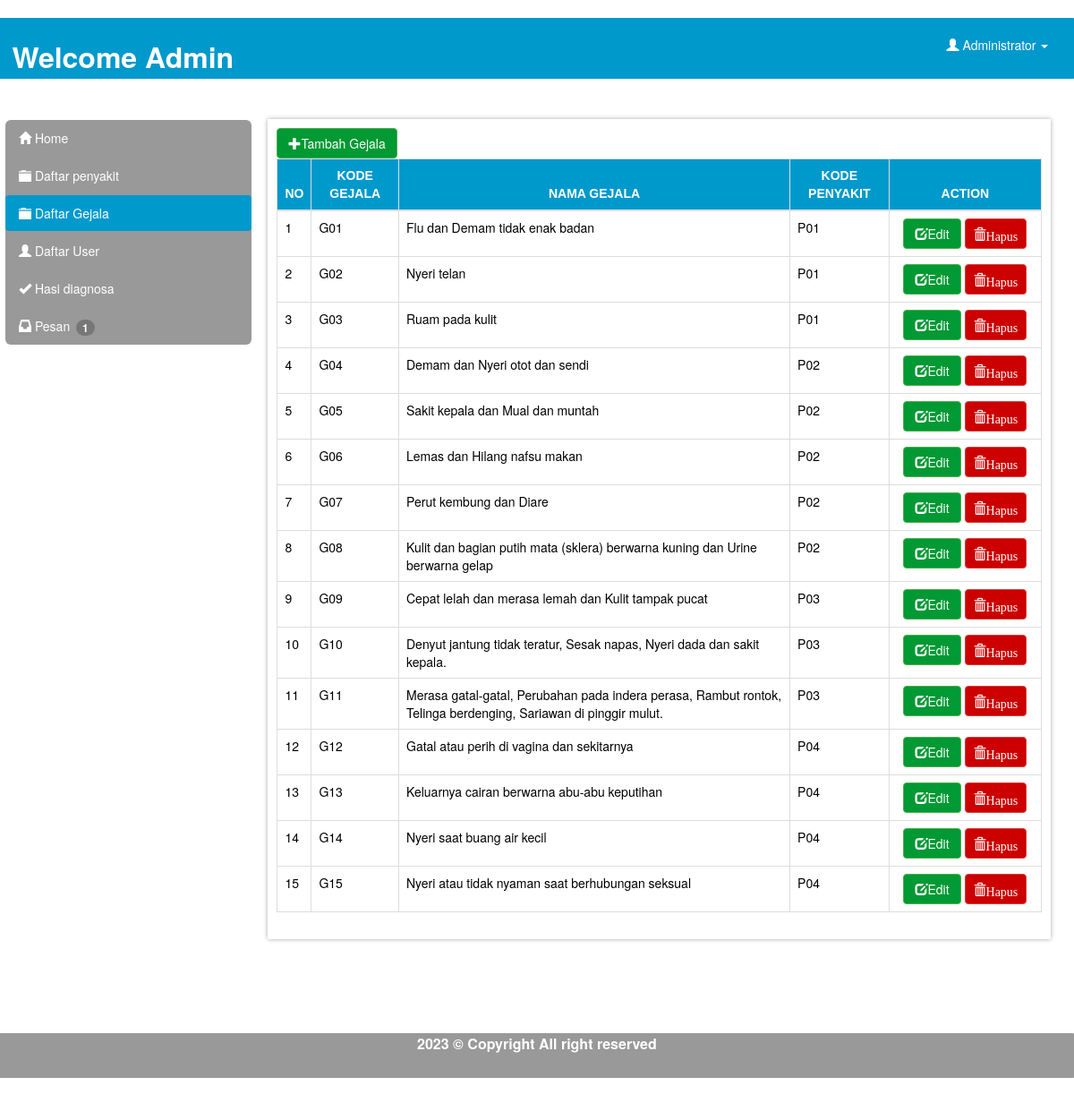
The app's page /Control/index.php?r=gejala (signed in) with its own data.
### tables this page shows
CREATE TABLE `gejala` (
  `id_gejala` int(11) NOT NULL,
  `kd_gejala` varchar(5) NOT NULL,
  `kd_penyakit` varchar(5) NOT NULL,
  `nama_gejala` text NOT NULL
);

### Control/modules/gejala/gejala.php (the view, shortened to what this page needs)
<div >
<button data-toggle="modal" data-target="#myModal" class="btn btn-success"><span class="glyphicon glyphicon-plus"></span>Tambah Gejala</button>
</div>
<div class="table-responsive">
<table class="table table-hover table-sm table-bordered" >
<thead  >
<tr id="thpo">
  <th width='3%' class="text-center" >NO</th>
  <th class="text-center">KODE GEJALA</th>
  <th class="text-center">NAMA GEJALA</th>
  <th class="text-center">KODE PENYAKIT</th>
  <th width='20%' class="text-center">ACTION</th>
 </tr>
 </thead>
 <tbody class="">
 <?php
$sqlg = mysql_query("select * from gejala order by id_gejala asc");
$no = 1;
while($rg = mysql_fetch_array($sqlg)){
  echo "<tr>
    <td >$no</td>
    <td >$rg[kd_gejala]</td>
    <td>$rg[nama_gejala]</td>
    <td>$rg[kd_penyakit]</td>
    <td align='center'>
    <a href='javascript:showModalG(\"$rg[id_gejala]\", \"$rg[kd_gejala]\",\"$rg[nama_gejala]\", \"$rg[kd_penyakit]\" )' class='btn btn-success' > <span class='glyphicon glyphicon-edit'></span>Edit</a>
    <a href='?r=gejaladel&idg=$rg[id_gejala]'class='btn btn-danger'>  <span class='glyphicon glyphicon-trash'>Hapus</a>
  </td>
  </tr>";
  $no++;
}
?>
</tbody>
 </table> </div>
 </div>
 </div>

### Control/index.php (shortened to what this page needs)
<!DOCTYPE html PUBLIC "-//W3C//DTD XHTML 1.0 Transitional//EN" "http://www.w3.org/TR/xhtml1/DTD/xhtml1-transitional.dtd">
<html xmlns="http://www.w3.org/1999/xhtml">
<head>
<link href="css/bootstrap.min.css" rel="stylesheet"/>
<link href="style.css" rel="stylesheet" type="text/css"/>
</head>
<?php
if(!empty($_SESSION["useradm"]) and !empty($_SESSION["passadm"])){
?>
<body>
<div class="grid">
	<div class="dh12">
					<?php include "header.php";?>
	</div>
		<div class="grid">
			<div class="dh3" >
					<?php include "menuadmin.php" ?>
			<div >
					<div class="dh12">
						<?php include "footer.php";?>
					</div>
			 </div>
</body>
<?php
}else{
  include "login.php";
}
?>
</html>

### Control/header.php (shortened to what this page needs)
<div class="row">
<nav class="navbar navbar-light" style="background-color: #09c;">
 <div class="collapse navbar-collapse">
  <ul class="nav navbar-nav navbar-left" id=""><br>
    <font size="6"  color="white"><b></i>Welcome Admin</b></font>
  </ul>
     <ul class="nav navbar-nav navbar-right">
      <li class="dropdown" id="dropdownpo" >
			<a href="#" id="poadminkananatas" class="dropdown-toggle" data-toggle="dropdown"><i class="glyphicon glyphicon-user" ></i> Administrator <strong class="caret"></strong></a>
	  </li>
    </ul>
 </div>
</nav>
</div>

### Control/menuadmin.php (shortened to what this page needs)
<?php include "koneksi.php";
$sqlc=mysql_query("Select * from pesanm where status='notyet'");
$rc = mysql_num_rows($sqlc);
 ?>
  <ul class="nav nav-stacked nav-pills " id="navpo">
    <li class="nav-item <?php echo $_GET['r'] == 'home' ? 'active' : '' ?>">
     <a class="nav-link" href="?r=home"><i class="glyphicon glyphicon-home"></i>  Home</a> </li>
    <li class="nav-item <?php echo $_GET['r'] == 'penyakit' ? 'active' : '' ?>">
     <a class="nav-link" href="?r=penyakit"><i class="glyphicon glyphicon-folder-close"></i>      Daftar penyakit</a></li>
    <li class="nav-item <?php echo $_GET['r'] == 'gejala' ? 'active' : '' ?>">
     <a class="nav-link" href="?r=gejala"><i class="glyphicon glyphicon-folder-close"></i>      Daftar Gejala</a></li>
    <li class="nav-item <?php echo $_GET['r'] == 'daftarmember' ? 'active' : '' ?>">
     <a class="nav-link" href="?r=daftarmember" ><i class="glyphicon glyphicon-user"></i>        Daftar User</a></li>
    <li class="nav-item <?php echo $_GET['r'] == 'hasildiagnosa' ? 'active' : '' ?>">
     <a  class="nav-link"  href="?r=hasildiagnosa"><i class="glyphicon glyphicon-ok"></i>     Hasi diagnosa</a></li>
     <li class="nav-item <?php echo $_GET['r'] == 'pesan' ? 'active' : '' ?>">
      <a  class="nav-link"  href="?r=pesan"><i class="glyphicon glyphicon-inbox"></i>     Pesan        <span class="badge"><?php echo"$rc";?></span></a></li>
 </ul>
 </div>
<div class="dh9">
 <div id="isiadmin">
  	<?php
  if(@$_GET["r"] == "home"){
    include "home.php";
  }else if(@$_GET["r"] == "penyakit"){
    include "modules/penyakit/penyakit.php";
}else if(@$_GET["r"] == "penyakitdel"){
    include "modules/penyakit/penyakitdel.php";
	}else if(@$_GET["r"] == "gejala"){
    include "modules/gejala/gejala.php";
}else if(@$_GET["r"] == "gejaladel"){
    include "modules/gejala/gejaladel.php";
  }else if(@$_GET["r"] == "daftarmember"){
    include "modules/member/daftarmember.php";
}else if(@$_GET["r"] == "daftarmemberdel"){
    include "modules/member/daftarmemberdel.php";
	}else if(@$_GET["r"] == "hasildiagnosa"){
    include "modules/hasil/hasildiagnosa.php";
  }else if(@$_GET["r"] == "lihathasil"){
    include "modules/hasil/lihathasil.php";
  }else if(@$_GET["r"] == "pesan"){
    include "modules/pesan/pesan.php";
  }else if(@$_GET["r"] == "lihatpesan"){
    include "modules/pesan/lihatpesan.php";
	}else if(@$_GET["r"] == "logout"){
    include "logout.php";
	}else{
	include "home.php";}
	?>

### Control/footer.php
<div class="row" style="margin-top: 100px;">
<nav class="navbar navbar-light" height="200px" style="background-color: #999999;">
 <center>  <font size="3"  color="white"><b>2023 &copy; Copyright All right reserved   </b> </font> </center>
</nav>
</div>

### Control/style.css (style rules this page uses)
.btn-success { color:#fff; background-color:#009933; padding-right:: 30px; padding-left:: 30px; text-align:center; }
.btn-danger { color: #fff; background-color: #CC0000; border-color: #d43f3a; padding: 9px; }
.dropdown { padding:4px 15px;float:right; }
.grid { width:100%; padding:0px; overflow:hidden; }
.grid { width:100%; padding-top:20px; padding-bottom:20px; overflow-x:hidden; }
.dh3 { width:22.91%; }
.dh9 { width:72.91%; }
.dh12 { width:97.91%; }
.dh1, .dh2, .dh4, .dh5, .dh6, .dh7, .dh8, .dh9, .dh10, .dh12 { float:left; display:inline; margin:0 1.04%; }
.dh3 { float:left; margin:0.5%; padding:0px 0px; }
#thpo { text-align:center; background-color:#09c; padding: 10px; color:#ffffff; font-family:Arial; }
td { color:#000000; }
.nav-pills > li.active > a, .nav-pills > li.active > a:hover, .nav-pills > li.active > a:focus { color: #ffff00; background-color: #09c; }
#navpo { padding-left: 0; margin-bottom: 0; list-style: none; background-color: #999999; border-radius:6px; }
a { color: #ffffff !important; text-decoration: none; }
#isiadmin { max-width:100%; margin:5px auto; position:relative; display:block; padding:10px; background-color:#ffffff; box-shadow:0 0 5px #aaa; }

### records on screen
gejala: kd_gejala "G01", nama_gejala "Flu dan Demam tidak enak badan", kd_penyakit "P01"
gejala: kd_gejala "G02", nama_gejala "Nyeri telan", kd_penyakit "P01"
gejala: kd_gejala "G03", nama_gejala "Ruam pada kulit", kd_penyakit "P01"
gejala: kd_gejala "G04", nama_gejala "Demam dan Nyeri otot dan sendi", kd_penyakit "P02"
gejala: kd_gejala "G05", nama_gejala "Sakit kepala dan Mual dan muntah", kd_penyakit "P02"
gejala: kd_gejala "G06", nama_gejala "Lemas dan Hilang nafsu makan", kd_penyakit "P02"
gejala: kd_gejala "G07", nama_gejala "Perut kembung dan Diare", kd_penyakit "P02"
gejala: kd_gejala "G08", nama_gejala "Kulit dan bagian putih mata (sklera) berwarna kuning dan Urine berwarna gelap", kd_penyakit "P02"
gejala: kd_gejala "G09", nama_gejala "Cepat lelah dan merasa lemah dan Kulit tampak pucat", kd_penyakit "P03"
gejala: kd_gejala "G10", nama_gejala "Denyut jantung tidak teratur, Sesak napas, Nyeri dada dan sakit kepala.", kd_penyakit "P03"
gejala: kd_gejala "G11", nama_gejala "Merasa gatal-gatal, Perubahan pada indera perasa, Rambut rontok, Telinga berdenging, Sariawan di pinggir mulut.", kd_penyakit "P03"
gejala: kd_gejala "G12", nama_gejala "Gatal atau perih di vagina dan sekitarnya", kd_penyakit "P04"
gejala: kd_gejala "G13", nama_gejala "Keluarnya cairan berwarna abu-abu keputihan", kd_penyakit "P04"
gejala: kd_gejala "G14", nama_gejala "Nyeri saat buang air kecil", kd_penyakit "P04"
gejala: kd_gejala "G15", nama_gejala "Nyeri atau tidak nyaman saat berhubungan seksual", kd_penyakit "P04"

### other values on screen
$rc "1"
